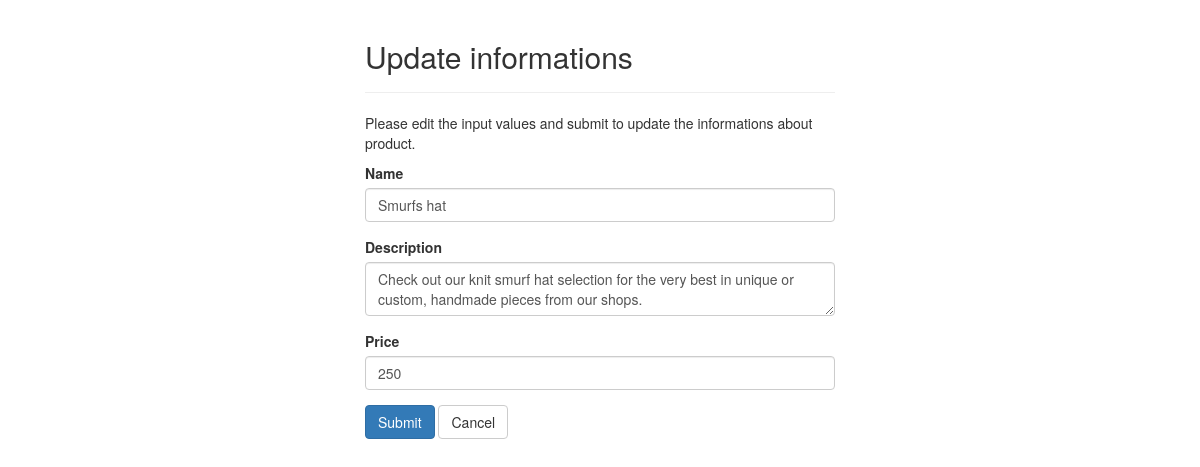
Page /update.php?id=33 on the committed database.
### tables this page shows
CREATE TABLE `products` (
  `id` int(11) NOT NULL,
  `code` varchar(30) NOT NULL,
  `name` varchar(30) NOT NULL,
  `description` text NOT NULL,
  `price` int(11) NOT NULL,
  `picture` varchar(200) NOT NULL
);

### update.php (the view, shortened to what this page needs)
<?php
    require_once "config/config.php";
    $name = $description = $price = "";
    $name_err = $description_err = $price_err = "";
    if (isset($_POST["id"]) && !empty($_POST["id"])) {
        $id = $_POST["id"];
        $input_name = trim($_POST["name"]);
        if (empty($input_name)) {
            $name_err = "Please enter a name!";
        }elseif(!filter_var($input_name, FILTER_VALIDATE_REGEXP, array("options"=>array("regexp"=>"/^[a-zA-Z\s]+$/")))){
            $name_err = "Please enter a valid name!";
        }else{
            $name = $input_name;
        }
        $input_description = trim($_POST['description']);
        if (empty($input_description)) {
            $description_err = "Please enter an description of product!";
        }else{
            $description = $input_description;
        }
        $input_price = trim($_POST["price"]);
        if (empty($input_price)) {
            $price_err = "Please enter the price amount!";
        }elseif(!ctype_digit($input_price)){
            $price_err = "Please enter a positive digit!";
        }else{
            $price = $input_price;
        }
        if (empty($name_err) && empty($description_err) && empty($price_err)) {
            $sql = "UPDATE products SET name=?, description=?, price=? WHERE id=?";
            if ($stmt = mysqli_prepare($link, $sql)) {
                mysqli_stmt_bind_param($stmt, "ssii", $param_name, $param_description, $param_price, $param_id);
                $param_name = $name;
                $param_description = $description;
                $param_price = $price;
                $param_id = $id;
                if (mysqli_stmt_execute($stmt)) {
                    header("location: index.php");
                    exit();
                }else{
                    echo "Something went wrong! Please try again leter.";
                }
            }
            mysqli_stmt_close($stmt);
        }
        mysqli_close($link);
    }else{
        if (isset($_GET["id"]) && !empty(trim($_GET["id"]))) {
            $sql = "SELECT * FROM products WHERE id = ?";
            if ($stmt = mysqli_prepare($link, $sql)) {
                mysqli_stmt_bind_param($stmt, "i", $param_id);
                if (mysqli_stmt_execute($stmt)) {
                    $result = mysqli_stmt_get_result($stmt);
                    if (mysqli_num_rows($result) == 1) {
                        $row = mysqli_fetch_array($result, MYSQLI_ASSOC);
                        $name = $row["name"];
                        $description = $row["description"];
                        $price = $row["price"];
                    }else{
                        header("location: error.php");
                        exit();
                    }
                }else{
                    echo "Oops! Something went wrong. Please try again leter.";
                }
            }
        }else{
            header("location: error.php");
            exit();
        }
    }
?>
<!DOCTYPE html>
<html lang="en">
<head>
    <link rel="stylesheet" href="https://maxcdn.bootstrapcdn.com/bootstrap/3.3.7/css/bootstrap.css">
</head>
<body>
    <div class="wrapper">
        <div class="container-fluid">
            <div class="row">
                <div class="col-md-12">
                    <div class="page-header">
                        <h2>Update informations</h2>
                    </div>
                    <p>Please edit the input values and submit to update the informations about product.</p>
                    <form action="<?php echo htmlspecialchars(basename($_SERVER['REQUEST_URI']))?>" method="POST">
                        <div class="form-group<?php echo (!empty($name_err)) ? 'has-error': ''; ?>">
                            <label>Name</label>
                            <input type="text" name="name" class="form-control" value="<?php echo $name; ?>">
                        </div>
                        <div class="form-group<?php echo (!empty($description_err)) ? 'has-error': ''; ?>">
                            <label>Description</label>
                            <textarea name="description" class="form-control"><?php echo $description;?></textarea>
                        </div>
                        <div class="form-group <?php echo (!empty($price_err)) ? 'has-error' : ''; ?>">
                            <label>Price</label>
                            <input type="text" name="price" class="form-control" value="<?php echo $price; ?>">
                        </div>
                        <input type="submit" class="btn btn-primary" value="Submit">
                        <a href="index.php" class="btn btn-default">Cancel</a>
                </form>
                </div>
            </div>
        </div>
    </div>
</body>
</html>

### update.php (style rules this page uses)
.wrapper { width: 500px; margin: 0 auto; }

### rows in the picture
products: name "Smurfs hat", description "Check out our knit smurf hat selection for the very best in unique or custom, handmade pieces from our shops.", price "250"
